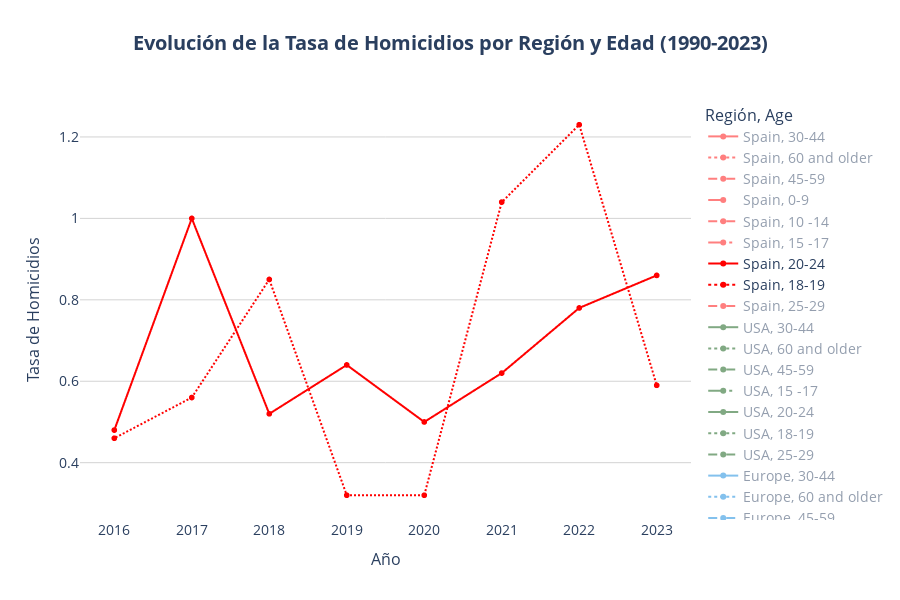

This figure's notebook cell:
### Code cell
time_series_plot(
    df = df_time_series['country'],
    x='Year',
    y='homicides_rate',
    line_group='Country',
    line_dash='Age',
    color='Region_2',
    default_visible_name=['Spain, 18-19', 'Spain, 20-24'],
    title='Evolución de la Tasa de Homicidios por Región y Edad (1990-2023)',
    hover_data=HOVER_DATA['time_series_country'],
    labels=LABELS['time_series'],
    hovertemplate=HOVER_TEMPLATES['time_series_country'],
    color_discrete_map=COLOR_MAP['Region_2'],
    category_orders=CATEGORY_ORDERS,
    plot_save_path=os.path.join(PROJECT_PATH, 'plots', PLOT_FILENAME['time_series']),
    show=True
)
